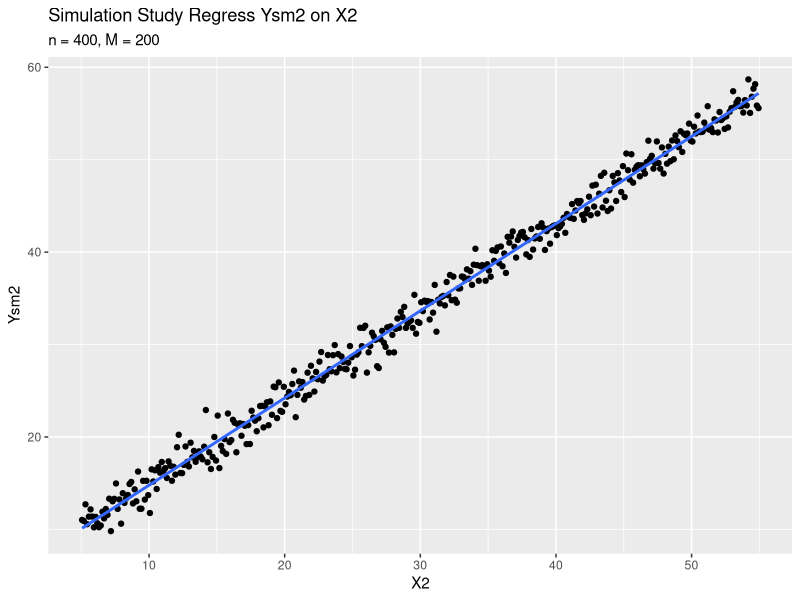

Generate this figure with R:
#### Change the MatrNo to one of the true student number of you
MatrNo = 9876543
set.seed(MatrNo)

#### part 1: a simple linear regression designed for your team 
beta1 = sample((1:20)/4 + 5, 1)         ## a constant between 5.25 and 10
beta2 = sample((1:20)/100 + 0.75, 1)    ## a slope between 0.76 and 0.95
sig2  = sample((4:12)/4, 1)             ## a variance between 1 and 3 for N(0, sig2)

#### call the three values and state your (theoretical) regression model 
beta1
beta2
sig2

#### part 2: a simulation with n=100 and M=200 samples (replications) 
#### You can try to use other M value, e.g. 1000, to see what happens
M  = 200
n1 = 100
X1 = ((1:n1) - 0.5)/n1 * 50 + 5 ## X1-variable fixed for all simulations in part 2

beta.est1 = matrix(0, 2, M)

for(m in 1:M){
  eps1.m = rnorm(n1) * sqrt(sig2)
  Y1.m   = beta1 + beta2 * X1 + eps1.m
  SRL1.m = lm(Y1.m ~ X1)
  beta.est1[, m] = SRL1.m$coefficients
}

# mean and variance of beta1
mean(beta.est1[1,])
var(beta.est1[1,])
# mean and variance of beta2
mean(beta.est1[2,])
var(beta.est1[2,])
# covariance
cov(beta.est1[1,], beta.est1[2,])
cor(beta.est1[1,], beta.est1[2,])



#### part 3: a simulation with n=100 and M=200 samples (replications) 
#### You can try to use other M value, e.g. 1000, to see what happend
ms2 = 100 ## change this to an integer between 2 - 200 to select a sample for Q2d) 
n2  = 400
X2  = ((1:n2) - 0.5)/n2 * 50 + 5 ## X2-variable fixed for all simulations in part 3

beta.est2 = matrix(0, 2, M)

for(m in 1:M){
  eps2.m = rnorm(n2) * sqrt(sig2)
  Y2.m = beta1 + beta2 * X2 + eps2.m
  if(m == ms2)
  {
    Ysm2 = Y2.m
  }
  SRL2.m = lm(Y2.m~X2)
  beta.est2[, m] = SRL2.m$coefficients
}

# mean and variance of beta1
mean(beta.est2[1,])
var(beta.est2[1,])
# mean and variance of beta2
mean(beta.est2[2,])
var(beta.est2[2,])
# covariance
cov(beta.est2[1,], beta.est2[2,])
cor(beta.est2[1,], beta.est2[2,])

## part d
# simple regression
# put data in data frame
data <- data.frame(X2, Ysm2)
# regression
reg <- lm(Ysm2 ~ X2, data = data)
# regression output
summary(reg)
# plot regression
library(ggplot2)
ggplot(data, aes(x=X2, y=Ysm2)) + 
  geom_point() +
  geom_smooth(method=lm, se=FALSE) +
  labs(x = "X2", y = "Ysm2",
       title = "Simulation Study Regress Ysm2 on X2", 
       subtitle = "n = 400, M = 200")
